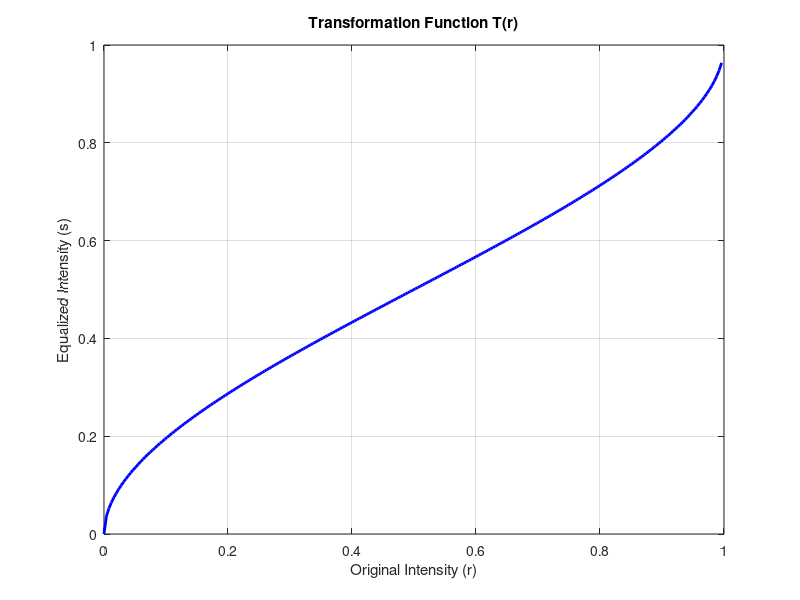

MATLAB code for this plot:
% Define the range
r = linspace(0, 1, 256);

% Define  pr
pr = 6 * r .* (1 - r);

% Calculate F(r)
F_r = cumtrapz(r, pr);

% Calculate the inverse of the F(r) to get the transformation s = T(r)
F_inverse = interp1(F_r, r, linspace(0, 1, numel(r)));

% Create a figure to visualize the transformation matrix T(r)
figure;
plot(r, F_inverse, 'b', 'LineWidth', 2);
xlabel('Original Intensity (r)');
ylabel('Equalized Intensity (s)');
title('Transformation Function T(r)');
grid on;
